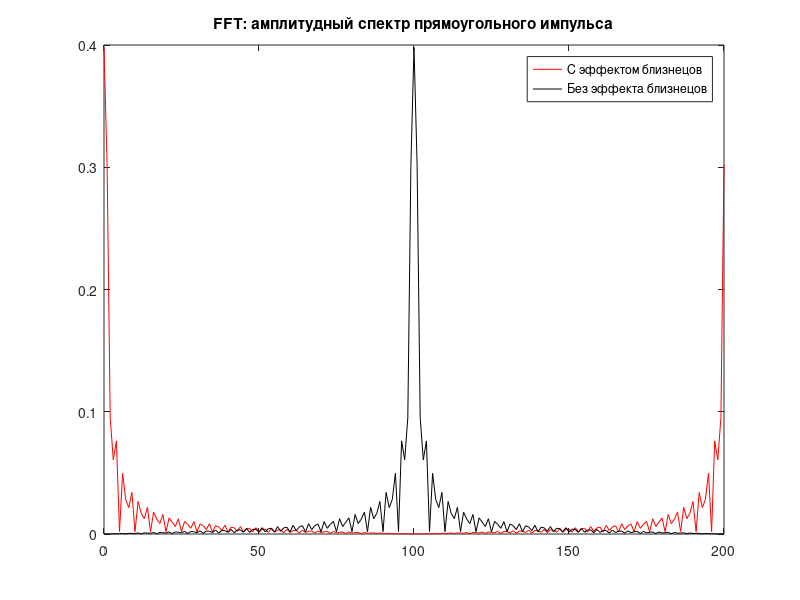
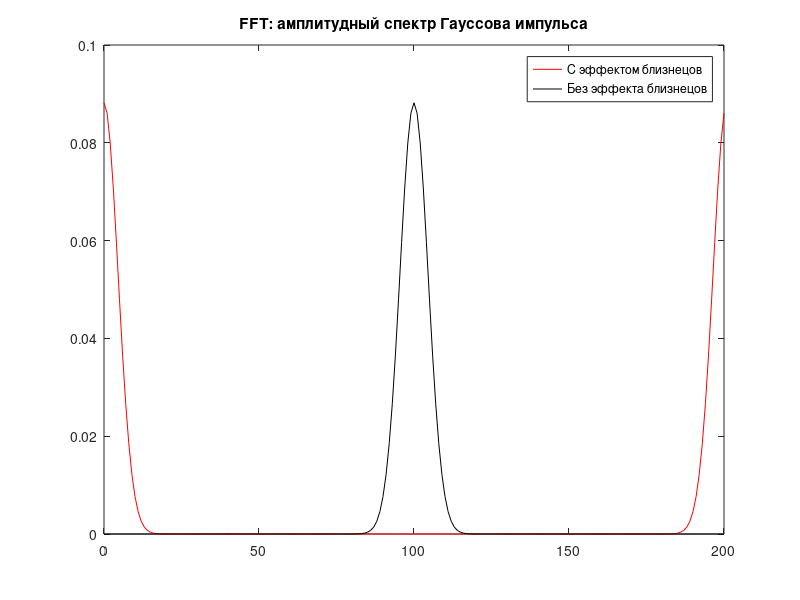
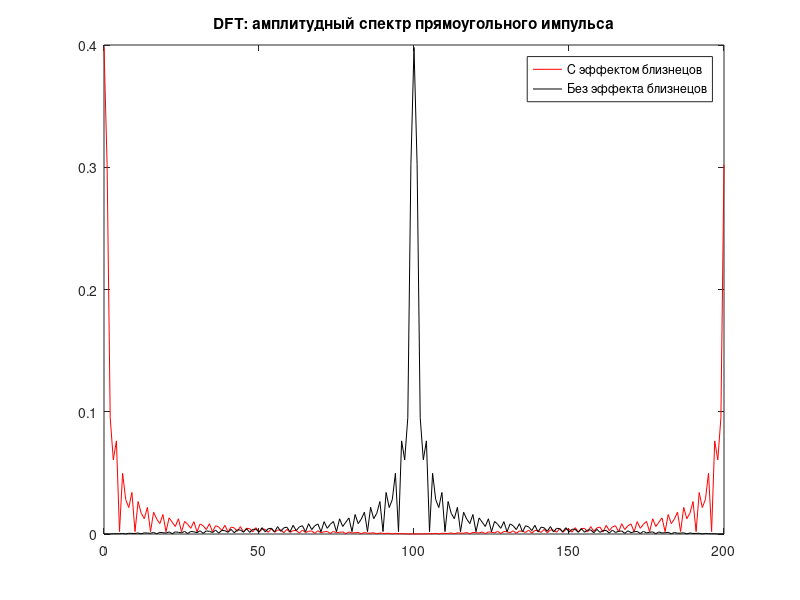
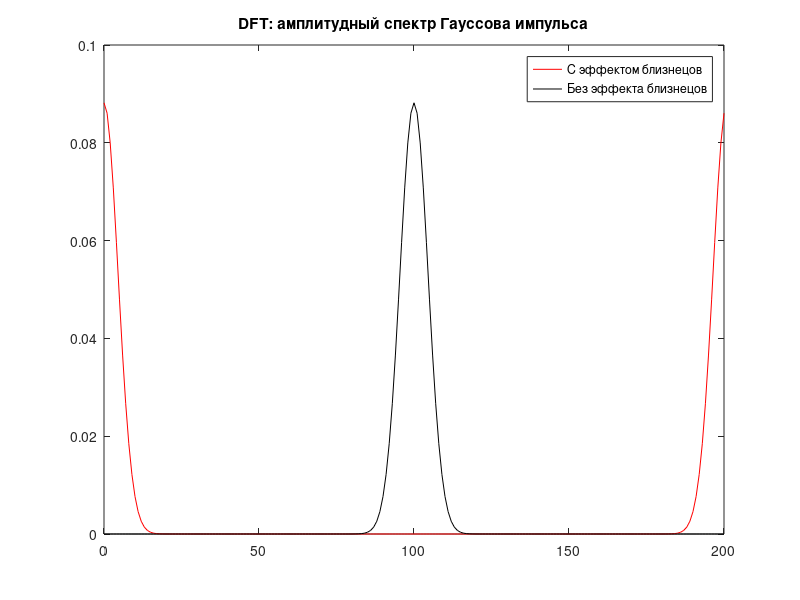

MATLAB code for these plots, in order:
function lab_02()
T = 2.0;
A = 1.0;
sigma = 0.5;

% Границы расчета
mult = 5;
t = -mult:0.05:mult;

% Расчет импульсных функций
x1 = zeros(size(t));
x1(abs(t) - T < 0) = 1;
x1(abs(t) == T) = 0.5;
x2 = A * exp(-(t/sigma).^2);

% FFT
disp("FFT: ")
tic
yx1 = fft(x1);
toc
yx2 = fft(x2);

yg1 = fftshift(yx1);
yg2 = fftshift(yx2);

% DFT
disp("DFT: ")
tic
zx1 = dft(x1);
toc
zx2 = dft(x2);

zg1 = fftshift(zx1);
zg2 = fftshift(zx2);

M = 0:length(t)-1;

figure (1);
plot(M,abs(yx1)/length(M),'r',M,abs(yg1)/length(M),'black');
title('FFT: амплитудный спектр прямоугольного импульса');
legend('С эффектом близнецов','Без эффекта близнецов');

figure(2);
plot(M,abs(yx2)/length(M),'r',M,abs(yg2)/length(M),'black');
title('FFT: амплитудный спектр Гауссова импульса');
legend('С эффектом близнецов','Без эффекта близнецов');

figure (3);
plot(M,abs(zx1)/length(M),'r',M,abs(zg1)/length(M),'black');
title('DFT: амплитудный спектр прямоугольного импульса');
legend('С эффектом близнецов','Без эффекта близнецов');

figure (4);
plot(M,abs(zx2)/length(M),'r',M,abs(zg2)/length(M),'black');
title('DFT: амплитудный спектр Гауссова импульса');
legend('С эффектом близнецов','Без эффекта близнецов');
end

% Дискретное преобразование Фурье
function y = dft(x)
a = 0:length(x)-1;
b = -2 * pi * sqrt(-1) * a / length(x);
for i = 1:length(a)
    a(i) = 0;
    for j = 1:length(x)
        a(i) = a(i) + x(j) * exp(b(i) * j);
    end
end
y = a;
end
